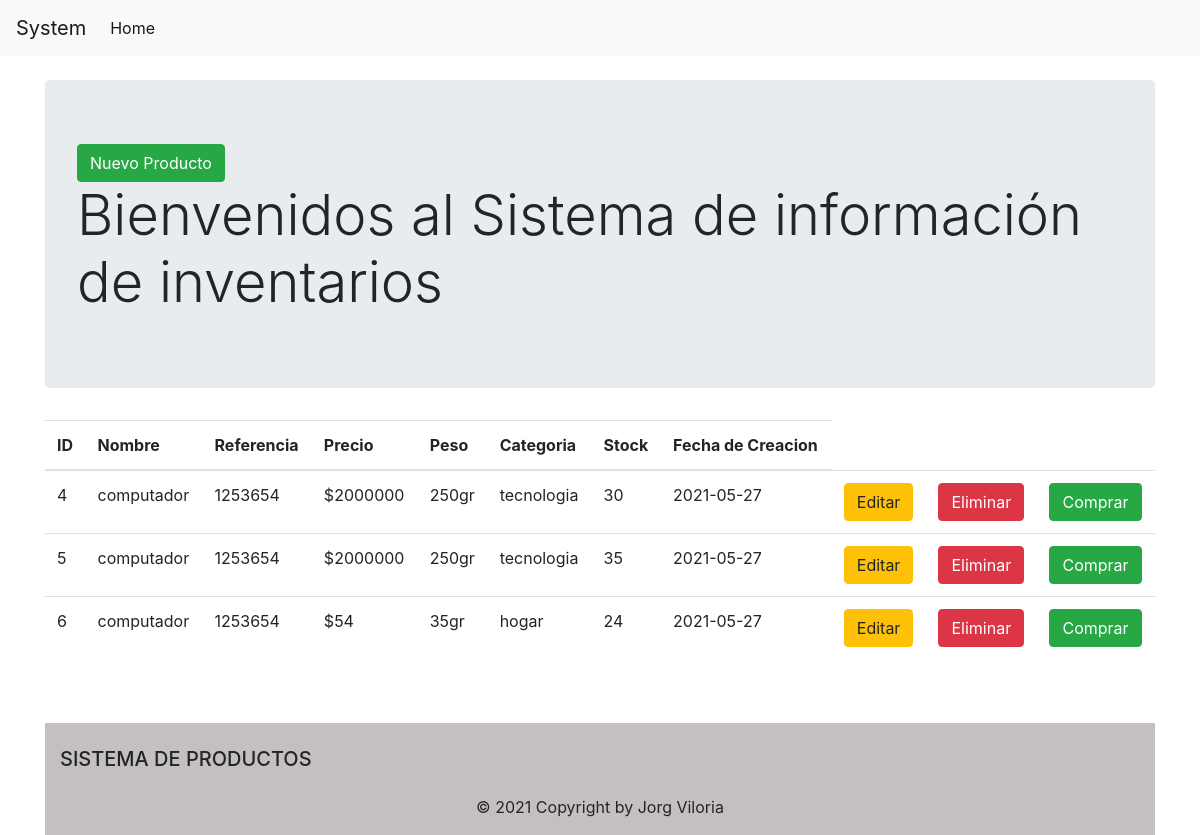
The page / on the database its author committed.
### tables this page shows
CREATE TABLE `productos` (
  `id` int(10) NOT NULL,
  `nombre` varchar(30) NOT NULL,
  `referencia` varchar(30) NOT NULL,
  `precio` int(11) NOT NULL,
  `peso` int(11) NOT NULL,
  `categoria` varchar(30) NOT NULL,
  `stock` int(10) NOT NULL,
  `fecha_creacion` date NOT NULL,
  `fecha_venta` varchar(200) NOT NULL
);

### libs/views.php (called while the page is built, shortened)
<?php
 class views
 {
 	function render($nombre){
 		require 'views/'.$nombre.'.php';
 	}
 }
 ?>

### controllers/products.php (called while the page is built, shortened)
<?php
class products extends controllers
{
    function render()
    {
        $show_user = $this->model->show();
        $this->views->products = $show_user;
        $this->views->render('products/index');
    }
}

### index.php (called while the page is built, shortened)
<?php
require_once 'libs/app.php';
require_once 'libs/views.php';
$app = new App();

### models/productsmodel.php (called while the page is built, shortened)
<?php
class productsModel extends models
{
    function show()
    {
        $items = [];
        $query = $this->db->conexion()->query("select * from productos");
        try {
            while ($row = $query->fetch()) {
                $item = new product();
                $item->id = $row['id'];
                $item->nombre = $row['nombre'];
                $item->referencia = $row['referencia'];
                $item->precio = $row['precio'];
                $item->peso = $row['peso'];
                $item->categoria = $row['categoria'];
                $item->stock = $row['stock'];
                $item->fecha_creacion = $row['fecha_creacion'];
                $item->fecha_venta = $row['fecha_venta'];
                array_push($items, $item);
            }
            return $items;
        } catch (Exception $e) {
            echo "error de conexion";
        }
    }
}

### libs/bd.php (called while the page is built, shortened)
<?php
class BaseDatos
{
	private $host;
	private $db;
	private $user;
	private $password;
	public function __construct(){
		$this->host = constant('HOST');
		$this->db = constant('DB');
		$this->user = constant('USER');
		$this->password = constant('PASSWORD');
		$this->charset = constant('CHARSET');
	}
	function conexion(){
		try {$conexion="mysql:host=".$this->host.";dbname=".$this->db.";charset=".$this->charset;
			$options = [
				PDO::ATTR_ERRMODE           => PDO::ERRMODE_EXCEPTION,
				PDO::ATTR_EMULATE_PREPARES  => false,
			];
			$pdo = new PDO($conexion,$this->user,$this->password,$options);
			return $pdo;
		} catch (PDOException $e) {
			print_r('Error conexion: '.$e->getMessage());
		}
	}
}

### views/products/index.php (the view, shortened to what this page needs)
<!DOCTYPE html>
<html>
<head>
    <link rel="stylesheet" href="https://maxcdn.bootstrapcdn.com/bootstrap/4.0.0/css/bootstrap.min.css"
>
</head>
<body>
    <?php require 'views/menu.php'; ?>
    <div class="container">
        <div class="jumbotron">
            <a href="http://localhost:8083/products/new/" class="btn btn-success">Nuevo Producto</a>
            <h1 class="display-4">Bienvenidos al Sistema de información de inventarios</h1>
        </div>
        <table class="table">
            <thead>
                <tr>
                    <th scope="col">ID</th>
                    <th scope="col">Nombre</th>
                    <th scope="col">Referencia</th>
                    <th scope="col">Precio</th>
                    <th scope="col">Peso</th>
                    <th scope="col">Categoria</th>
                    <th scope="col">Stock</th>
                    <th scope="col">Fecha de Creacion</th>
                </tr>
            </thead>
            <tbody>
                <?php
                foreach ($this->products as $row) {
                    $letra = $row;
                    $id = $letra->id;
                    $nombre = $letra->nombre;
                    $referencia = $letra->referencia;
                    $precio = $letra->precio;
                    $peso = $letra->peso;
                    $categoria = $letra->categoria;
                    $stock = $letra->stock;
                    $fecha_creacion = $letra->fecha_creacion;
                ?>
                <tr>
                    <td><?php echo $id; ?></td>
                    <td><?php echo $nombre; ?></td>
                    <td><?php echo $referencia; ?></td>
                    <td>$<?php echo $precio; ?></td>
                    <td><?php echo $peso; ?>gr</td>
                    <td><?php echo $categoria; ?></td>
                    <td><?php echo $stock; ?></td>
                    <td><?php echo $fecha_creacion; ?></td>
                    <td><a href="http://localhost:8083/products/update/<?php echo $id; ?>"
                            class="btn btn-warning">Editar</a></td>
                    <td>
                        <a href="http://localhost:8083/products/delete/<?php echo $id; ?>"
                            class="btn btn-danger">Eliminar</a>
                    </td>
                    <td><a href="http://localhost:8083/ventas/new/<?php echo $id; ?>"
                            class="btn btn-success">Comprar</a></td>
                </tr>
                <?php
                }
                ?>
            </tbody>
        </table>
        <?php require 'views/footer.php'; ?>
</body>
</html>

### libs/app.php (shortened to what this page needs)
<?php
class App
{
	function __construct()
	{
		$url = $_SERVER["REQUEST_URI"];
		$url = rtrim($url, '/');
		$url = explode('/', $url);
		$numerop = sizeof($url);
		$archivoControllers = 'controllers/' . $url[1] . '.php';
		if (file_exists($archivoControllers)) {
			if ($numerop > 3) {
				$controller = new $url[1];
				$controller->loadModel($url[1]);
				$controller->{$url[2]}($url[3]);
			} else {
				if (isset($url[2])) {
					$controller = new $url[1];
					$validar = $controller->validarFunction($url[2]);
					if ($validar) {
						$controller = new $url[1];
						$controller->loadModel($url[1]);
						$controller->{$url[2]}($url[3]);
					} else {
						require_once 'controllers/errores.php';
						$controller = new errores();
						$controller->render();
					}
				} else {
					$controller = new $url[1];
					$controller->loadModel($url[1]);
					$controller->render();
				}
			}
		} else {
			require_once 'controllers/errores.php';
			$controller = new errores();
			$controller->render();
		}
	}
}

### views/menu.php (shortened to what this page needs)
<?php session_start();
$ruta = "http://localhost:8083/";
?>
<nav class="navbar navbar-expand-lg navbar-light bg-light">
    <a class="navbar-brand" href="<?php echo $ruta; ?>">System</a>
    <div class="collapse navbar-collapse" id="navbarSupportedContent">
        <ul class="navbar-nav mr-auto">
            <li class="nav-item active">
                <a class="nav-link" href="<?php echo $ruta; ?>">Home <span class="sr-only">(current)</span></a>
            </li>
        </ul>
    </div>
</nav>
<br>

### views/footer.php (shortened to what this page needs)
<br>
<br>
<footer class="page-footer font-small pt-4" style="background-color: #C5C0BF;
  ">
    <div class="container-fluid text-center text-md-left">
        <div class="row">
            <div class="col-md-7 mt-md-0 mt-3">
                <h5 class="text-uppercase">Sistema de Productos</h5>
            </div>
            <div class="col-md-5 mb-md-0 mb-3">
            </div>
        </div>
    </div>
    <div class="footer-copyright text-center py-3">© 2021 Copyright by Jorg Viloria
    </div>
</footer>

### rows shown on the page
productos: id "4", nombre "computador", referencia "1253654", precio "2000000", peso "250", categoria "tecnologia", stock "30", fecha_creacion "2021-05-27"
productos: id "5", nombre "computador", referencia "1253654", precio "2000000", peso "250", categoria "tecnologia", stock "35", fecha_creacion "2021-05-27"
productos: id "6", nombre "computador", referencia "1253654", precio "54", peso "35", categoria "hogar", stock "24", fecha_creacion "2021-05-27"
